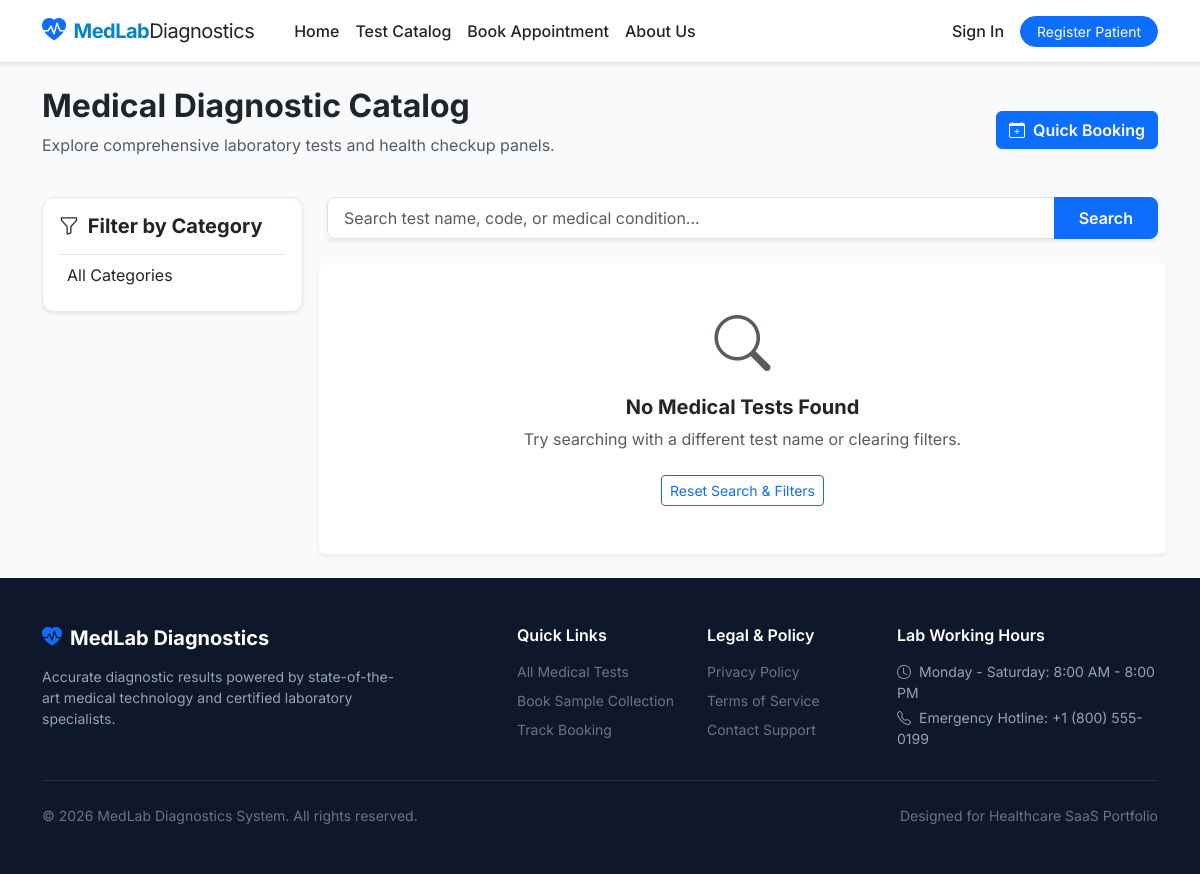
The app's page /tests/?category=biochemistry, older data.
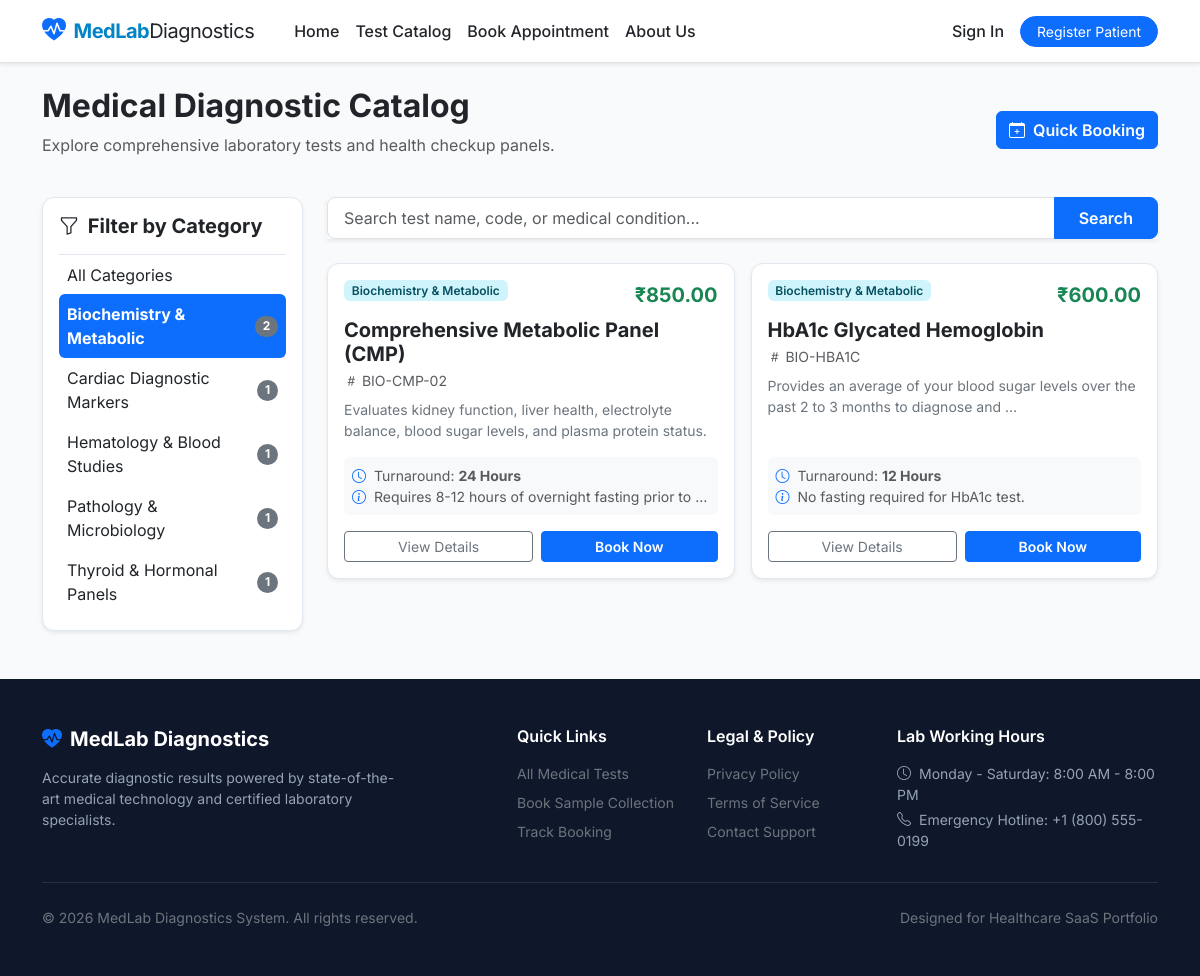
The same page, newer data.
### booking/models.py (models this page shows, shortened)
class Category(models.Model):
    name = models.CharField(max_length=100, unique=True, help_text='Name of the test category')
    slug = models.SlugField(max_length=100, unique=True, help_text='URL-friendly identifier')
    description = models.TextField(blank=True, help_text='Category description and scope')
    icon = models.CharField(
        max_length=50,
        default='bi-journal-medical',
        help_text='Bootstrap icon class name (e.g., bi-droplet-half)'
    )
    created_at = models.DateTimeField(auto_now_add=True)
    class Meta:
        ordering = ['name']
        verbose_name = 'Test Category'
        verbose_name_plural = 'Test Categories'

class Test(models.Model):
    category = models.ForeignKey(
        Category,
        on_delete=models.SET_NULL,
        null=True,
        blank=True,
        related_name='tests',
        help_text='Category of the test'
    )
    test_name = models.CharField(
        max_length=100,
        unique=True,
        help_text='Name of the medical test'
    )
    code = models.CharField(
        max_length=20,
        unique=True,
        null=True,
        blank=True,
        help_text='Unique test code (e.g. CBC-01)'
    )
    description = models.TextField(help_text='Detailed description of the test and what it diagnoses')
    preparation_instructions = models.TextField(
        blank=True,
        default='No special fasting required unless instructed by your physician.',
        help_text='Patient preparation guidelines (e.g. Fasting 8-10 hours)'
    )
    price = models.DecimalField(
        max_digits=10,
        decimal_places=2,
        validators=[MinValueValidator(0.01)],
        help_text='Price of the test'
    )
    turnaround_time = models.CharField(
        max_length=50,
        default='24 Hours',
        help_text='Estimated time to deliver results (e.g. 12 Hours, 2 Days)'
    )
    duration_hours = models.IntegerField(
        default=1,
        validators=[MinValueValidator(1), MaxValueValidator(24)],
        help_text='Expected duration of the sample collection procedure in hours'
    )
    is_active = models.BooleanField(
        default=True,
        help_text='Whether this test is currently available for booking'
    )
    created_at = models.DateTimeField(auto_now_add=True)
    updated_at = models.DateTimeField(auto_now=True)
    class Meta:
        ordering = ['test_name']
        verbose_name = 'Medical Test'
        verbose_name_plural = 'Medical Tests'
        indexes = [
            models.Index(fields=['is_active', 'test_name']),
        ]

### booking/views.py (the view)
# urls.py: path('tests/', views.test_catalog, name='test_catalog'),
def test_catalog(request):
    tests = Test.objects.filter(is_active=True).select_related('category')
    categories = Category.objects.all()
    category_slug = request.GET.get('category')
    search_query = request.GET.get('q')
    if category_slug:
        tests = tests.filter(category__slug=category_slug)
    if search_query:
        tests = tests.filter(
            Q(test_name__icontains=search_query) |
            Q(description__icontains=search_query) |
            Q(code__icontains=search_query)
        )
    paginator = Paginator(tests.order_by('test_name'), 9)
    page_number = request.GET.get('page')
    page_obj = paginator.get_page(page_number)
    context = {
        'page_obj': page_obj,
        'categories': categories,
        'selected_category': category_slug,
        'search_query': search_query,
        'page_title': 'Test Catalog & Diagnostic Services',
    }
    return render(request, 'booking/test_catalog.html', context)

### booking/templates/booking/test_catalog.html (shortened to what this page needs)
{% extends "booking/base.html" %}
{% block content %}
<div class="container py-4">
    <div class="row mb-4">
        <div class="col-md-8">
            <h2 class="fw-bold text-dark">Medical Diagnostic Catalog</h2>
            <p class="text-muted">Explore comprehensive laboratory tests and health checkup panels.</p>
        </div>
        <div class="col-md-4 text-md-end align-self-center">
            <a href="{% url 'booking:book_test' %}" class="btn btn-primary fw-semibold">
                <i class="bi bi-calendar-plus me-1"></i> Quick Booking
            </a>
        </div>
    </div>
    <div class="row g-4">
        <div class="col-lg-3">
            <div class="card card-custom p-3 mb-4 shadow-sm">
                <h5 class="fw-bold mb-3 text-dark"><i class="bi bi-funnel me-1"></i> Filter by Category</h5>
                <div class="list-group list-group-flush">
                    <a href="{% url 'booking:test_catalog' %}" class="list-group-item list-group-item-action border-0 px-2 py-2 rounded {% if not selected_category %}active fw-bold{% endif %}">
                        All Categories
                    </a>
                    {% for cat in categories %}
                    <a href="{% url 'booking:test_catalog' %}?category={{ cat.slug }}" class="list-group-item list-group-item-action border-0 px-2 py-2 rounded d-flex justify-content-between align-items-center {% if selected_category == cat.slug %}active fw-bold{% endif %}">
                        <span>{{ cat.name }}</span>
                        <span class="badge bg-secondary rounded-pill small">{{ cat.tests.count }}</span>
                    </a>
                    {% endfor %}
                </div>
            </div>
        </div>
        <div class="col-lg-9">
            <form action="{% url 'booking:test_catalog' %}" method="get" class="mb-4">
                <div class="input-group input-group-lg shadow-sm">
                    <input type="text" name="q" value="{{ search_query|default:'' }}" class="form-control fs-6" placeholder="Search test name, code, or medical condition...">
                    <button type="submit" class="btn btn-primary px-4 fs-6 fw-semibold">Search</button>
                </div>
            </form>
            <div class="row g-3">
                {% for test in page_obj %}
                <div class="col-md-6">
                    <div class="card card-custom h-100 shadow-sm">
                        <div class="card-body d-flex flex-column">
                            <div class="d-flex justify-content-between align-items-start mb-2">
                                <span class="badge bg-info-subtle text-info-emphasis fw-semibold">
                                    {{ test.category.name|default:"General Diagnostic" }}
                                </span>
                                <span class="fw-bold text-success fs-5">₹{{ test.price }}</span>
                            </div>
                            <h5 class="fw-bold text-dark mb-1">{{ test.test_name }}</h5>
                            {% if test.code %}
                            <p class="small text-muted mb-2"><i class="bi bi-hash"></i> {{ test.code }}</p>
                            {% endif %}
                            <p class="small text-secondary flex-grow-1">{{ test.description|truncatewords:18 }}</p>
                            <div class="bg-light p-2 rounded mb-3 small text-muted">
                                <div><i class="bi bi-clock me-1 text-primary"></i> Turnaround: <strong>{{ test.turnaround_time }}</strong></div>
                                <div><i class="bi bi-info-circle me-1 text-primary"></i> {{ test.preparation_instructions|truncatewords:8 }}</div>
                            </div>
                            <div class="d-flex gap-2">
                                <a href="{% url 'booking:test_detail' test.id %}" class="btn btn-outline-secondary btn-sm flex-fill">View Details</a>
                                <a href="{% url 'booking:book_specific_test' test.id %}" class="btn btn-primary btn-sm flex-fill fw-semibold">Book Now</a>
                            </div>
                        </div>
                    </div>
                </div>
                {% empty %}
                <div class="col-12 text-center py-5 bg-white rounded shadow-sm">
                    <i class="bi bi-search text-muted display-4 mb-3 d-block"></i>
                    <h5 class="fw-bold text-dark">No Medical Tests Found</h5>
                    <p class="text-muted">Try searching with a different test name or clearing filters.</p>
                    <a href="{% url 'booking:test_catalog' %}" class="btn btn-outline-primary btn-sm mt-2">Reset Search & Filters</a>
                </div>
                {% endfor %}
            </div>
        </div>
    </div>
</div>
{% endblock %}

### booking/templates/booking/base.html (shortened to what this page needs)
<!DOCTYPE html>
<html lang="en">
<head>
    <link href="https://cdn.jsdelivr.net/npm/bootstrap@5.3.2/dist/css/bootstrap.min.css" rel="stylesheet">
    <link rel="stylesheet" href="https://cdn.jsdelivr.net/npm/bootstrap-icons@1.11.1/font/bootstrap-icons.css">
</head>
<body>
    <nav class="navbar navbar-expand-lg navbar-light bg-white border-bottom sticky-top shadow-sm">
        <div class="container">
            <a class="navbar-brand d-flex align-items-center gap-2" href="{% url 'booking:home' %}">
                <i class="bi bi-heart-pulse-fill text-primary fs-4"></i>
                <span>MedLab<span class="text-dark fw-normal">Diagnostics</span></span>
            </a>
            <div class="collapse navbar-collapse" id="navbarNav">
                <ul class="navbar-nav me-auto ms-3">
                    <li class="nav-item">
                        <a class="nav-link text-dark fw-medium" href="{% url 'booking:home' %}">Home</a>
                    </li>
                    <li class="nav-item">
                        <a class="nav-link text-dark fw-medium" href="{% url 'booking:test_catalog' %}">Test Catalog</a>
                    </li>
                    <li class="nav-item">
                        <a class="nav-link text-dark fw-medium" href="{% url 'booking:book_test' %}">Book Appointment</a>
                    </li>
                    <li class="nav-item">
                        <a class="nav-link text-dark fw-medium" href="{% url 'booking:about' %}">About Us</a>
                    </li>
                </ul>
                <ul class="navbar-nav gap-2 align-items-center">
                    {% if user.is_authenticated %}
                        {% if user.is_staff %}
                            <li class="nav-item">
                                <a class="btn btn-outline-danger btn-sm fw-medium" href="{% url 'booking:admin_dashboard' %}">
                                    <i class="bi bi-speedometer2 me-1"></i> Staff Dashboard
                                </a>
                            </li>
                        {% else %}
                            <li class="nav-item">
                                <a class="btn btn-outline-primary btn-sm fw-medium" href="{% url 'booking:patient_dashboard' %}">
                                    <i class="bi bi-person-badge me-1"></i> Patient Dashboard
                                </a>
                            </li>
                        {% endif %}
                        <li class="nav-item">
                            <a class="btn btn-light btn-sm text-secondary" href="{% url 'booking:logout' %}">Logout</a>
                        </li>
                    {% else %}
                        <li class="nav-item">
                            <a class="nav-link text-dark fw-medium" href="{% url 'booking:login' %}">Sign In</a>
                        </li>
                        <li class="nav-item">
                            <a class="btn btn-primary btn-sm px-3 rounded-pill" href="{% url 'booking:register' %}">Register Patient</a>
                        </li>
                    {% endif %}
                </ul>
            </div>
        </div>
    </nav>
    <main class="flex-grow-1">
        {% block content %}{% endblock %}
    </main>
    <footer class="py-5">
        <div class="container">
            <div class="row g-4">
                <div class="col-md-4">
                    <h5 class="text-white fw-bold mb-3"><i class="bi bi-heart-pulse-fill text-primary me-2"></i>MedLab Diagnostics</h5>
                    <p class="small">Accurate diagnostic results powered by state-of-the-art medical technology and certified laboratory specialists.</p>
                </div>
                <div class="col-md-2 offset-md-1">
                    <h6 class="text-white fw-semibold mb-3">Quick Links</h6>
                    <ul class="list-unstyled small">
                        <li class="mb-2"><a href="{% url 'booking:test_catalog' %}" class="text-decoration-none text-secondary">All Medical Tests</a></li>
                        <li class="mb-2"><a href="{% url 'booking:book_test' %}" class="text-decoration-none text-secondary">Book Sample Collection</a></li>
                        <li class="mb-2"><a href="{% url 'booking:my_bookings' %}" class="text-decoration-none text-secondary">Track Booking</a></li>
                    </ul>
                </div>
                <div class="col-md-2">
                    <h6 class="text-white fw-semibold mb-3">Legal & Policy</h6>
                    <ul class="list-unstyled small">
                        <li class="mb-2"><a href="{% url 'booking:privacy_policy' %}" class="text-decoration-none text-secondary">Privacy Policy</a></li>
                        <li class="mb-2"><a href="{% url 'booking:terms_of_service' %}" class="text-decoration-none text-secondary">Terms of Service</a></li>
                        <li class="mb-2"><a href="{% url 'booking:contact' %}" class="text-decoration-none text-secondary">Contact Support</a></li>
                    </ul>
                </div>
                <div class="col-md-3">
                    <h6 class="text-white fw-semibold mb-3">Lab Working Hours</h6>
                    <p class="small mb-1"><i class="bi bi-clock me-2"></i>Monday - Saturday: 8:00 AM - 8:00 PM</p>
                    <p class="small mb-0"><i class="bi bi-telephone me-2"></i>Emergency Hotline: +1 (800) 555-0199</p>
                </div>
            </div>
            <hr class="my-4 border-secondary">
            <div class="d-flex flex-column flex-sm-row justify-content-between align-items-center small text-secondary">
                <p class="mb-0">&copy; {% now "Y" %} MedLab Diagnostics System. All rights reserved.</p>
                <p class="mb-0">Designed for Healthcare SaaS Portfolio</p>
            </div>
        </div>
    </footer>
</body>
</html>

### booking/templates/booking/base.html (style rules this page uses)
body { font-family: 'Inter', -apple-system, BlinkMacSystemFont, "Segoe UI", Roboto, sans-serif; background-color: #f8fafc; color: #1e293b; display: flex; flex-direction: column; min-height: 100vh; }
.navbar-brand { font-weight: 700; color: #0284c7 !important; letter-spacing: -0.5px; }
.card-custom { border: 1px solid #e2e8f0; border-radius: 0.75rem; transition: transform 0.2s ease, box-shadow 0.2s ease; }
footer { margin-top: auto; background-color: #0f172a; color: #94a3b8; }

Row changes from the older to the newer data that the page shows:
added Category: name "Biochemistry & Metabolic", tests.count "2", slug "biochemistry" (drawn)
added Category: name "Cardiac Diagnostic Markers", tests.count "1"
added Category: name "Hematology & Blood Studies", tests.count "1"
added Category: name "Pathology & Microbiology", tests.count "1"
added Category: name "Thyroid & Hormonal Panels", tests.count "1"
added Test: category.name "Biochemistry & Metabolic", price "850.00", test_name "Comprehensive Metabolic Panel (CMP)", code "BIO-CMP-02", description "Evaluates kidney function, liver health, electrolyte balance, blood sugar levels, and plasma protein status.", turnaround_time "24 Hours", preparation_instructions "Requires 8-12 hours of overnight fasting prior to …"
added Test: category.name "Biochemistry & Metabolic", price "600.00", test_name "HbA1c Glycated Hemoglobin", code "BIO-HBA1C", description "Provides an average of your blood sugar levels over the past 2 to 3 months to diagnose and …", turnaround_time "12 Hours", preparation_instructions "No fasting required for HbA1c test."
Text that changed along with them:
text no longer shown: "No Medical Tests Found Try searching with a different test name or clearing filters. Reset Search & Filters"
